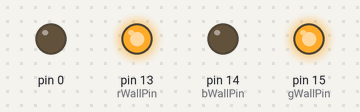
The sketch below on a simulated Arduino Uno, built with avr-gcc and run on an emulated ATmega328P. Parts: output pins drawn as LEDs (lit = HIGH).

Above: at 0.3 s.
At 1.5 s:
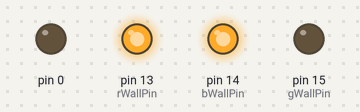
Timing chart, 0 to 3.6 s (numbered marks = the images above):
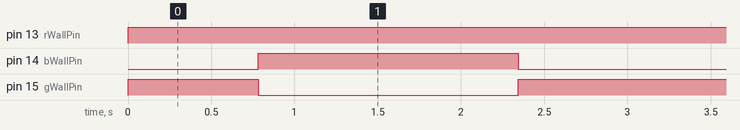

Measured:
- by itself, pin 13 (rWallPin): LOW → HIGH at 0.00 s
- by itself, pin 14 (bWallPin): alternates HIGH for 1.6 s and LOW for 1.6 s
- by itself, pin 15 (gWallPin): repeats every 3.1 s: LOW 1.6 s, HIGH 1.6 s

The sketch:

displayduino.ino
```cpp
#define rWallPin 13
#define gWallPin 15
#define bWallPin 14


void setup()   {
  pinMode(rWallPin, OUTPUT); analogWrite(rWallPin, HIGH);
  pinMode(gWallPin, OUTPUT); analogWrite(gWallPin, HIGH);
  pinMode(bWallPin, OUTPUT); analogWrite(bWallPin, HIGH);
  pinMode(0, OUTPUT);
}


void write_wall_leds (int r, int g, int b) {
    digitalWrite(rWallPin, r);
    analogWrite(gWallPin, g);
    analogWrite(bWallPin, b);

}

void loop() {

  for(int fadeValue = 0 ; fadeValue <= 255; fadeValue +=5) {
    write_wall_leds(abs(fadeValue + 255), abs(fadeValue  - 255), fadeValue);
    delay(30);
  }


  for(int fadeValue = 255 ; fadeValue >= 0; fadeValue -=5) {
    write_wall_leds(abs(fadeValue + 255), abs(fadeValue - 255), fadeValue);
    delay(30);
  }

}
```
